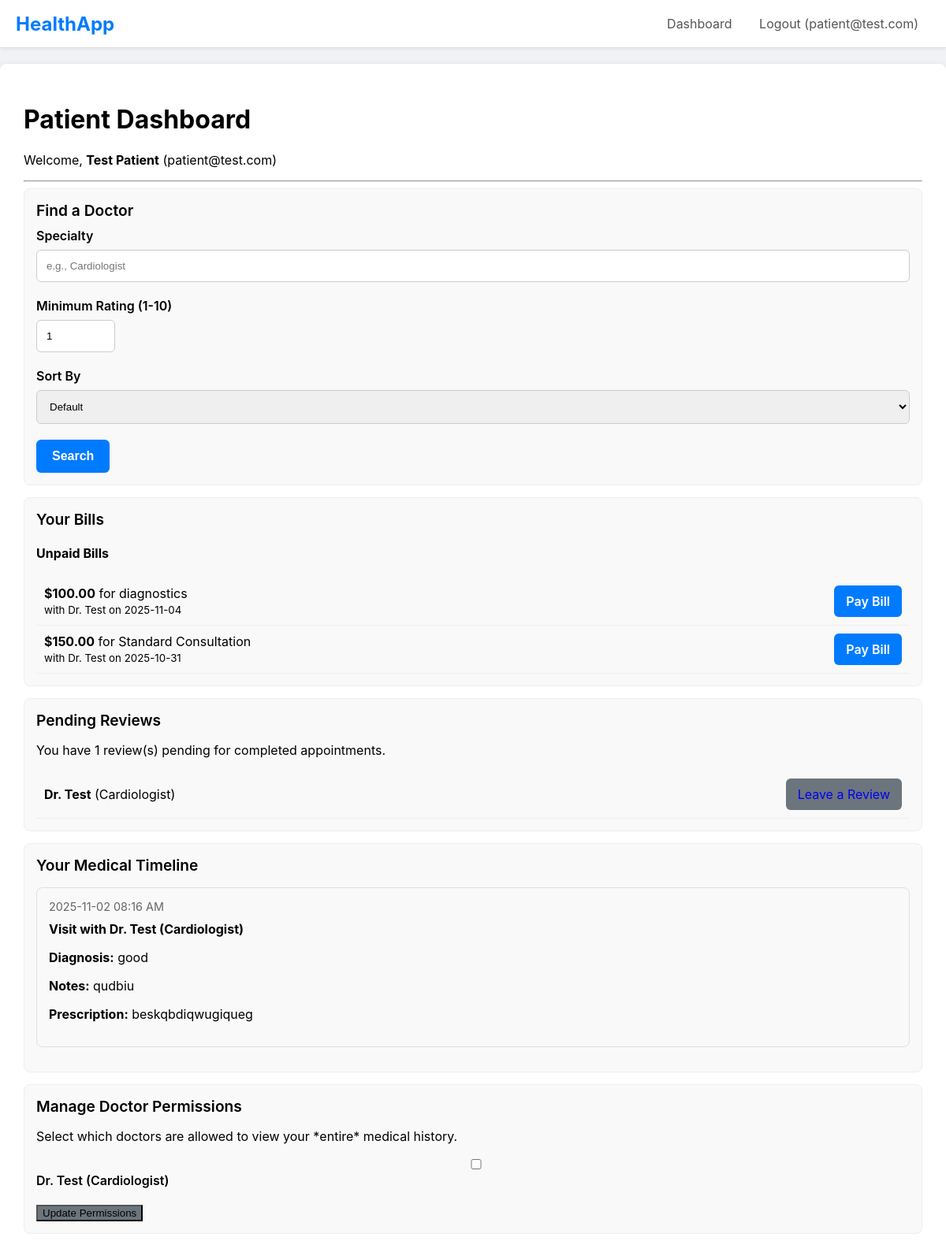
/patient_dashboard (signed in), run on an earlier commit of the app's database.
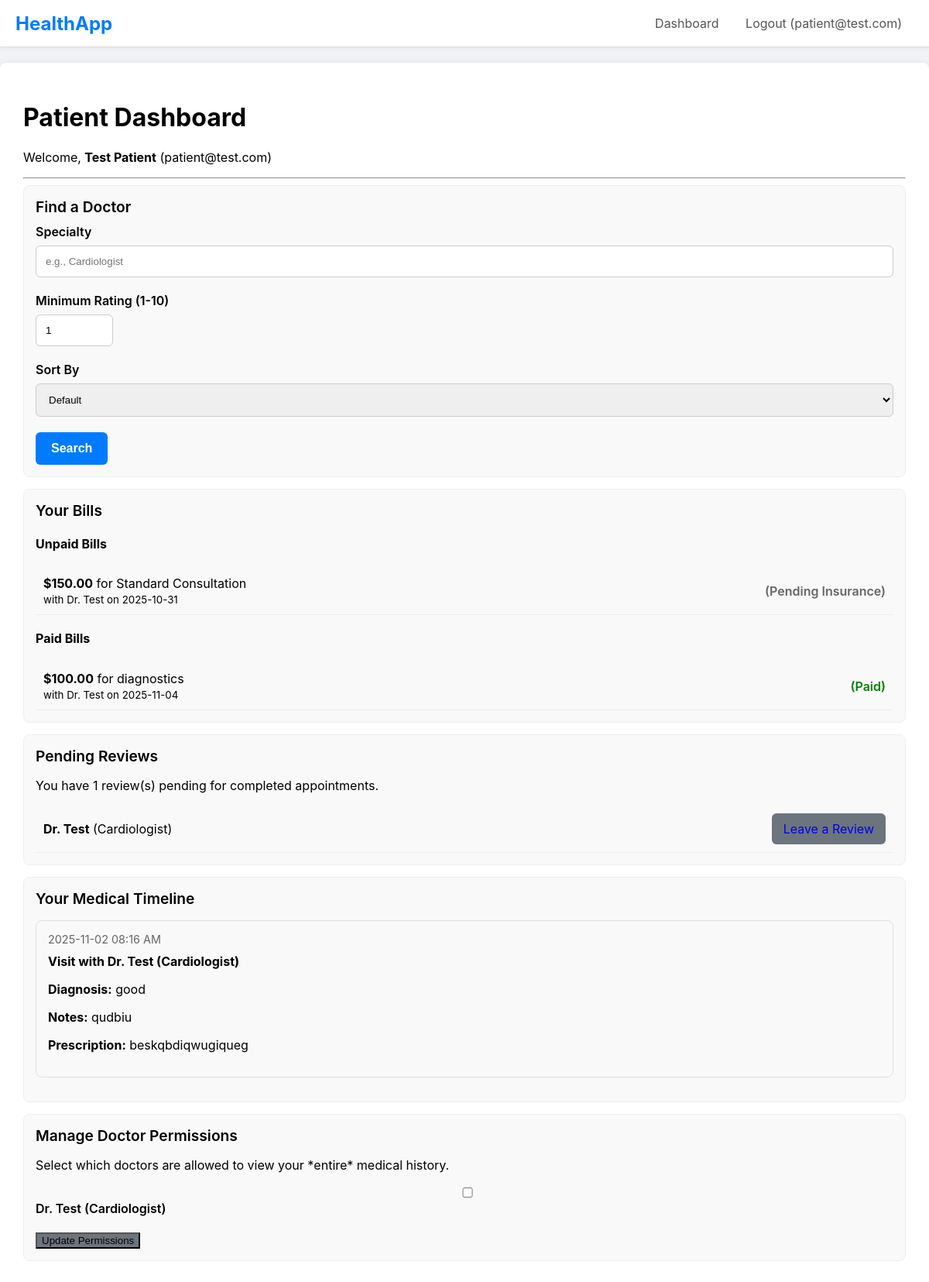
And on a later commit of the database.
### main.py (models this page shows)
class Appointment(db.Model):
    id = db.Column(db.Integer, primary_key=True)
    appointment_time = db.Column(db.DateTime, nullable=False)
    status = db.Column(db.String(20), nullable=False, default='Pending') # Pending, Confirmed, Cancelled, Completed
    patient_id = db.Column(db.Integer, db.ForeignKey('patient_profile.id'), nullable=False)
    doctor_id = db.Column(db.Integer, db.ForeignKey('doctor_profile.id'), nullable=False)
    bill_amount = db.Column(db.Float)
    bill_status = db.Column(db.String(20), nullable=False, default='Unbilled') # Unbilled, Unpaid, Paid, Pending Insurance
    bill_description = db.Column(db.Text)
    __table_args__ = (db.UniqueConstraint('doctor_id', 'appointment_time', name='_doctor_time_uc'),)

class DoctorProfile(db.Model):
    id = db.Column(db.Integer, primary_key=True)
    full_name = db.Column(db.String(100), nullable=False, default='Dr. Unnamed')
    phone = db.Column(db.String(20))
    specialty = db.Column(db.String(100))
    practice_address = db.Column(db.String(200))
    pincode = db.Column(db.String(10))
    latitude = db.Column(db.Float)
    longitude = db.Column(db.Float)
    availability_start_time = db.Column(db.Time) # e.g., 09:00:00
    availability_end_time = db.Column(db.Time)   # e.g., 17:00:00
    slot_duration_minutes = db.Column(db.Integer, default=30)
    user_id = db.Column(db.Integer, db.ForeignKey('user.id'), nullable=False, unique=True)
    records_written = db.relationship('MedicalRecord', backref='doctor', lazy='dynamic', foreign_keys='MedicalRecord.doctor_id')
    appointments = db.relationship('Appointment', backref='doctor', lazy='dynamic', foreign_keys='Appointment.doctor_id')
    reviews = db.relationship('DoctorReview', backref='doctor_profile', lazy='dynamic', foreign_keys='DoctorReview.doctor_id')
    files_written = db.relationship('MedicalFile', backref='doctor', lazy='dynamic', foreign_keys='MedicalFile.doctor_id')
    permitted_patients = db.relationship('PatientProfile', secondary=patient_doctor_permissions,
        back_populates='permitted_doctors')

class MedicalRecord(db.Model):
    id = db.Column(db.Integer, primary_key=True)
    diagnosis = db.Column(db.Text, nullable=False)
    notes = db.Column(db.Text)
    prescription = db.Column(db.String(500))
    created_at = db.Column(db.DateTime, nullable=False, default=db.func.current_timestamp())
    patient_id = db.Column(db.Integer, db.ForeignKey('patient_profile.id'), nullable=False)
    doctor_id = db.Column(db.Integer, db.ForeignKey('doctor_profile.id'), nullable=False)

### main.py (the view)
@app.route("/patient_dashboard")
@login_required
@role_required('patient')
def patient_dashboard():
    records = g.profile.records.all()
    files = g.profile.files.all()
    timeline_items = sorted(records + files, key=lambda x: x.created_at, reverse=True)
    all_appointments = g.profile.appointments.order_by(Appointment.appointment_time.desc()).all()
    completed_apts = [apt for apt in all_appointments if apt.status == 'Completed']
    reviewed_doctor_ids = {review.doctor_id for review in g.profile.reviews.all()}
    doctors_to_review = []
    seen_doctor_ids = set()
    for apt in completed_apts:
        if apt.doctor_id not in reviewed_doctor_ids and apt.doctor_id not in seen_doctor_ids:
            doctors_to_review.append(apt.doctor)
            seen_doctor_ids.add(apt.doctor_id)
    doctor_ids = {apt.doctor_id for apt in g.profile.appointments.all()}
    permissioned_doctors = {doc.id for doc in g.profile.permitted_doctors}
    doctors = db.session.scalars(db.select(DoctorProfile).where(DoctorProfile.id.in_(doctor_ids))).all()
    return render_template('patient_dashboard.html',
                           timeline_items=timeline_items,
                           doctors=doctors,
                           permissioned_doctors=permissioned_doctors,
                           doctors_to_review=doctors_to_review,
                           appointments=all_appointments) # <-- Pass all appointments for billing

### main.py (called while the page is built)
@login_manager.user_loader
def load_user(user_id):
    return db.session.get(User, int(user_id))

def role_required(role_name):
    def decorator(f):
        @wraps(f)
        def decorated_function(*args, **kwargs):
            if not current_user.is_authenticated or current_user.role != role_name:
                abort(403)
            if current_user.role == 'patient':
                g.profile = current_user.patient_profile
            elif current_user.role == 'doctor':
                g.profile = current_user.doctor_profile
            elif current_user.role == 'insurance':
                g.profile = current_user.insurance_profile
            return f(*args, **kwargs)
        return decorated_function
    return decorator

### templates/patient_dashboard.html (shortened to what the changed rows need)
{% extends 'layout.html' %}
{% block content %}
    <h1>Patient Dashboard</h1>
    <div class="card">
        <div class="card-header">Your Bills</div>
        {% set unpaid_bills = appointments|selectattr('bill_status', 'in', ['Unpaid', 'Pending Insurance'])|list %}
        {% set paid_bills = appointments|selectattr('bill_status', 'equalto', 'Paid')|list %}
        {% if unpaid_bills %}
            <h4>Unpaid Bills</h4>
            {% for apt in unpaid_bills %}
                <div class="d-flex justify-between align-center" style="padding: 10px; border-bottom: 1px solid #eee;">
                    <div>
                        <b>${{ "%.2f"|format(apt.bill_amount) }}</b> for {{ apt.bill_description or 'consultation' }}<br>
                        <small>with {{ apt.doctor.full_name }} on {{ apt.appointment_time.strftime('%Y-%m-%d') }}</small>
                    </div>
                    <div>
                        {% if apt.bill_status == 'Unpaid' %}
                            <a href="{{ url_for('pay_bill', appointment_id=apt.id) }}" class="btn" style="text-decoration: none; padding: 10px 15px; border-radius: 6px;">Pay Bill</a>
                        {% elif apt.bill_status == 'Pending Insurance' %}
                            <span style="font-weight: 600; color: #666;">(Pending Insurance)</span>
                        {% endif %}
                    </div>
                </div>
            {% endfor %}
        {% endif %}
        {% if paid_bills %}
            <h4 style="margin-top: 20px;">Paid Bills</h4>
            {% for apt in paid_bills %}
                <div class="d-flex justify-between align-center" style="padding: 10px; border-bottom: 1px solid #eee;">
                    <div>
                        <b>${{ "%.2f"|format(apt.bill_amount) }}</b> for {{ apt.bill_description or 'consultation' }}<br>
                        <small>with {{ apt.doctor.full_name }} on {{ apt.appointment_time.strftime('%Y-%m-%d') }}</small>
                    </div>
                    <div>
                        <span style="font-weight: 600; color: green;">(Paid)</span>
                    </div>
                </div>
            {% endfor %}
        {% endif %}
    </div>
    <div class="card">
        {% for doc in doctors_to_review %}
            <div class="d-flex justify-between align-center" style="padding: 10px; border-bottom: 1px solid #eee;">
                <div>
                    <b>{{ doc.full_name }}</b> ({{ doc.specialty }})
                </div>
                <a href="{{ url_for('leave_review', doctor_id=doc.id) }}" class="btn-secondary" style="text-decoration: none; padding: 10px 15px; border-radius: 6px;">Leave a Review</a>
            </div>
        {% else %}
            <p>No pending reviews. Great job!</p>
        {% endfor %}
    </div>
    <div class="card">
        <ul class="timeline">
            {% for item in timeline_items %}
                {% if item.__tablename__ == 'medical_record' %}
                <li class="timeline-item">
                    <div class="date">{{ item.created_at.strftime('%Y-%m-%d %I:%M %p') }}</div>
                    <h4>Visit with {{ item.doctor.full_name }} ({{ item.doctor.specialty }})</h4>
                    <p><b>Diagnosis:</b> {{ item.diagnosis }}</p>
                    <p><b>Notes:</b> {{ item.notes }}</p>
                    <p><b>Prescription:</b> {{ item.prescription }}</p>
                </li>
                {% endif %}
            {% else %}
                <li>No medical records or files found.</li>
            {% endfor %}
        </ul>
    </div>
    <div class="card">
        <form action="{{ url_for('manage_permissions') }}" method="POST">
            <div class="form-group">
                {% for doc in doctors %}
                    <div>
                        <input type="checkbox" name="doctor_ids" id="doc_{{ doc.id }}" value="{{ doc.id }}"
                            {% if doc.id in permissioned_doctors %}checked{% endif %}>
                        <label for="doc_{{ doc.id }}">{{ doc.full_name }} ({{ doc.specialty }})</label>
                    </div>
                {% else %}
                    <p>You have not had appointments with any doctors yet.</p>
                {% endfor %}
            </div>
        </form>
    </div>
{% endblock %}

What changed in the data, as far as the page shows it:
changed Appointment "Standard Consultation": bill_status "Pay Bill" → "(Pending Insurance)"
changed Appointment "diagnostics": moves from the list under "Unpaid Bills" to the list under "Paid Bills"
Also different on the page:
text now shown: "Paid Bills"
